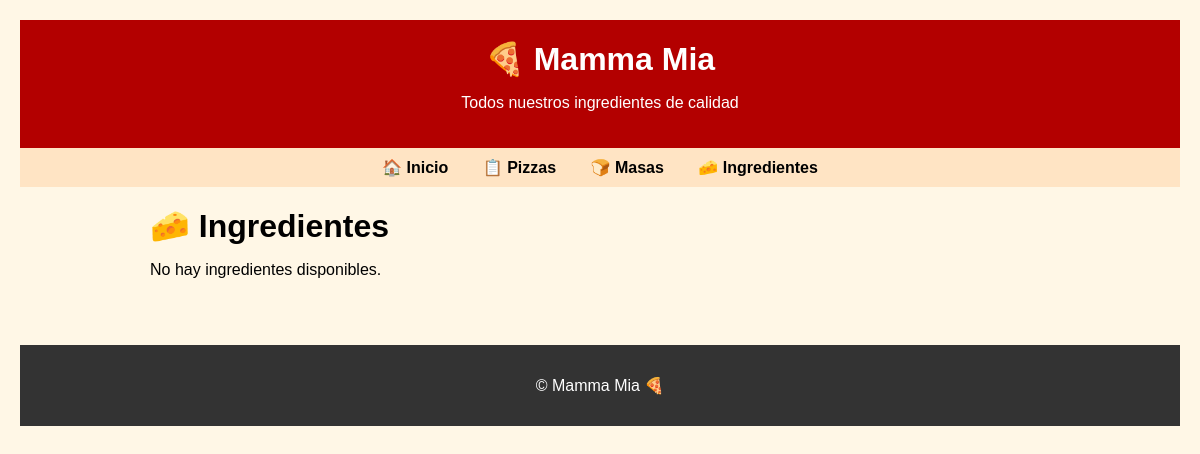
Page /ingredientes/ on the earlier database version.
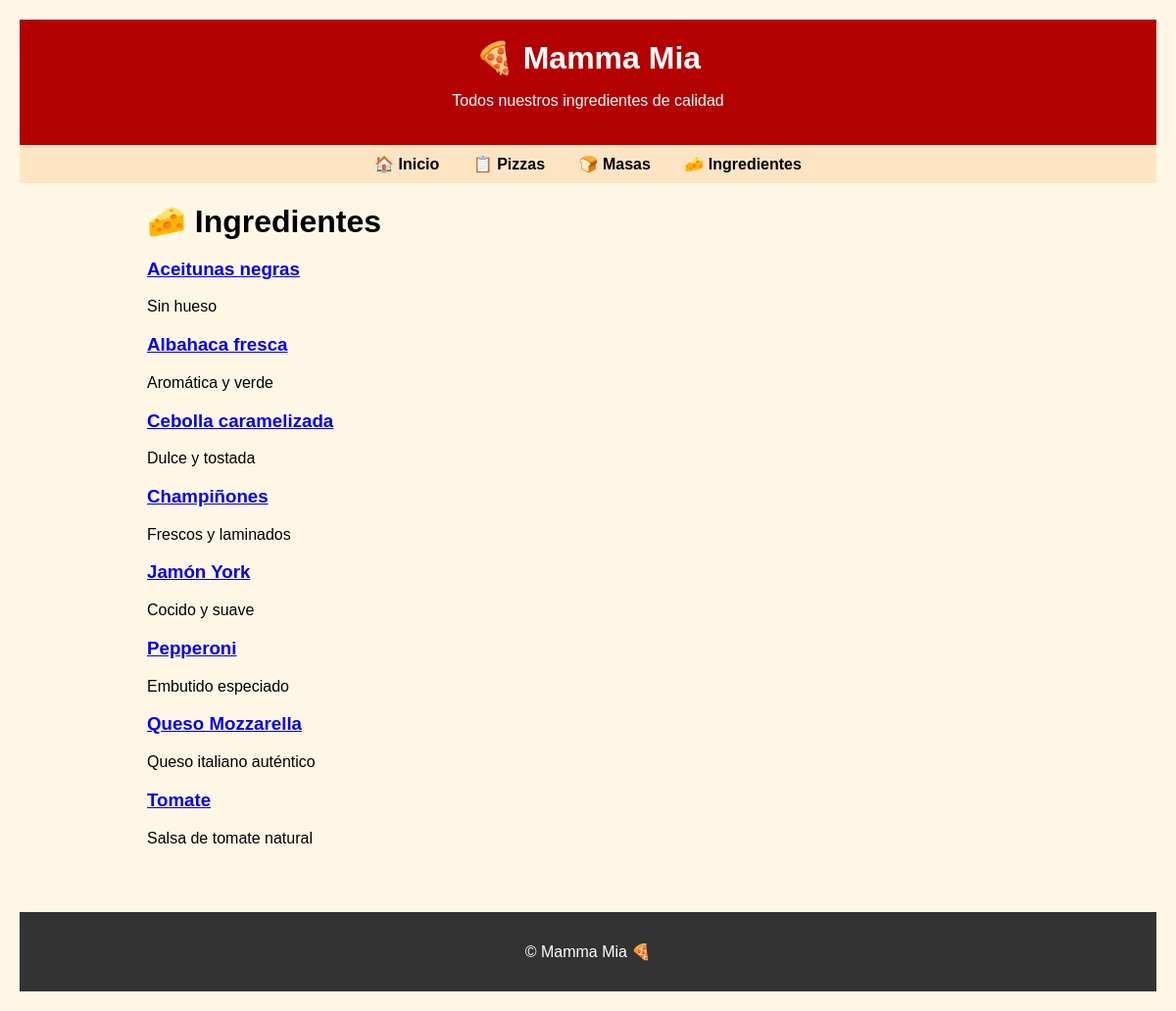
Same page on the later database version.
### mammaMia/models.py (models this page shows, shortened)
class Ingrediente(models.Model):
    nombre = models.CharField(max_length=50, unique=True)
    descripcion = models.TextField(blank=True)
    alergeno = models.BooleanField(default=False)

### mammaMia/views.py (the view)
# urls.py: path('ingredientes/', views.todosLosIngredientes, name='todosIngredientes'),
def todosLosIngredientes(request):
    ingredientes = Ingrediente.objects.all().order_by('nombre')
    return render(request, 'mammaMia/todosIngredientes.html', {'ingredientes': ingredientes})

### mammaMia/templates/mammaMia/todosIngredientes.html (shortened to what this page needs)
{% extends 'mammaMia/base.html' %}
{% block subtitle %}Todos nuestros ingredientes de calidad{% endblock %}
{% block content %}
    <h1>🧀 Ingredientes</h1>
    {% if ingredientes %}
        <div class="grid-container">
            {% for ingrediente in ingredientes %}
            <div class="card">
                <h3><a href="{% url 'detalleIngrediente' ingrediente.pk %}">{{ ingrediente.nombre }}</a></h3>
                <p>{{ ingrediente.descripcion }}</p>
            </div>
            {% endfor %}
        </div>
    {% else %}
        <p>No hay ingredientes disponibles.</p>
    {% endif %}
{% endblock %}

Differences in the rows shown:
added Ingrediente: nombre "Aceitunas negras", descripcion "Sin hueso"
added Ingrediente: nombre "Albahaca fresca", descripcion "Aromática y verde"
added Ingrediente: nombre "Cebolla caramelizada", descripcion "Dulce y tostada"
added Ingrediente: nombre "Champiñones", descripcion "Frescos y laminados"
added Ingrediente: nombre "Jamón York", descripcion "Cocido y suave"
added Ingrediente: nombre "Pepperoni", descripcion "Embutido especiado"
added Ingrediente: nombre "Queso Mozzarella", descripcion "Queso italiano auténtico"
added Ingrediente: nombre "Tomate", descripcion "Salsa de tomate natural"
Other differences:
text no longer shown: "No hay ingredientes disponibles."
